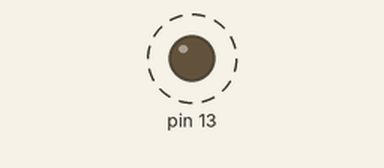
The sketch below on a simulated Arduino Uno, built with avr-gcc and run on an emulated ATmega328P. On the bench: output pins drawn as LEDs (lit = HIGH). Dashed ring = blinking.

Above: at 0.7 s.
Timing chart, 0 to 3.0 s (numbered marks = the images above):
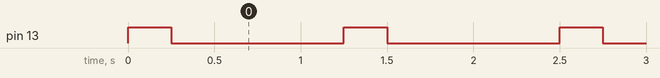

Measured:
- by itself, pin 13: alternates HIGH for 0.25 s and LOW for 1.0 s

The sketch:

avr_io1.ino
```cpp
// uses 176 bytes
#include <avr/io.h>      // defines i/o pins, ports etc.
#include <util/delay.h>  // time functions

/* There are two main steps for using digital inputs:
    1.) Set the direction of the pin to input
    2.) Read the value of the pin
*/

int main() {
  // Data Direction Register B (DDRB): writing a 1 indicates that the pin is an output
  //DDRB |= (1<<PB5); // 1.) set the direction of the pin
  DDRB |= _BV(DDB5);  // _BV macro which converts a bit number into a byte value

  // Loop forever
  while (1) {
    // PORTB = 0b00100000;  // turn on 5th LED bit/pin in PORT B (Pin13 in Arduino)
    PORTB |= _BV(PORTB5);  // 2.) Set the value of pin PB5 to high (on) using the Port B Data Register (PORTB)
    _delay_ms(250);        // wait

    // PORTB = 0b00000000;  // turn off all bits/pins
    PORTB &= ~_BV(PORTB5);  // Set the value of pin PB5 to low (off) using the Port B Data Register (PORTB)
    _delay_ms(1000);        // wait
  }
  // This never happens since the above is the same as the Arduino 'void loop()'
  return 0;
}

/* ABOVE OPTIMIZED by toggling the value of an output pin.  uses 158 bytes
#include <avr/io.h>
#include <util/delay.h>

int main(void) {
  // Configure PB5 as an output using the Port B Data Direction Register (DDRB)
  DDRB |= _BV(DDB5);

  // Loop forever
  while (1) {
    // Toggle PB5 using the Port B Input Pin Register (PINB)
    PINB = _BV(PINB5);

    // Wait 500ms
    _delay_ms(500);
  }
}
*/
```
